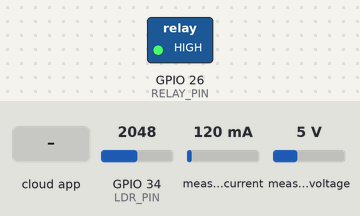
The sketch below on a simulated ESP32. On the bench: switched loads named in the sketch (green lamp = pin HIGH). The inputs (shaded band) are chosen by the test bench; at power-on: GPIO 34 (LDR_PIN) = 2048, measured current 120 mA, measured voltage 5 V. WiFi joins after 1.5 s; servers stay silent unless stated; the Firebase database answers and starts empty; what the sketch prints to the serial monitor is not drawn.

Above: at 3.3 s.
3.4 s: the phone or cloud app sets auto_mode to 1
At 7.2 s:
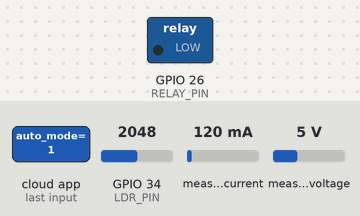
7.5 s: GPIO 34 (LDR_PIN) set to 0
At 8.8 s:
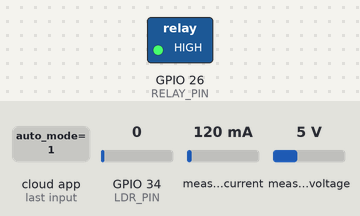
9.4 s: GPIO 34 (LDR_PIN) set to 491
At 11.3 s:
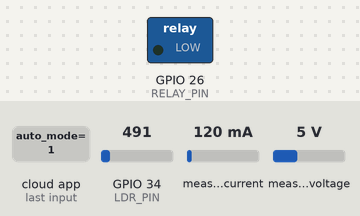
Timing chart, 0 to 12.8 s (numbered marks = the images above; inputs shaded):
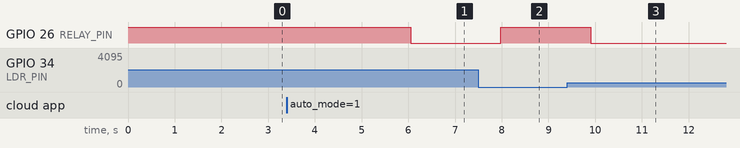

Measured:
- after the input at 3.4 s, GPIO 26 (RELAY_PIN): HIGH → LOW after 2.6 s
- after the input at 7.5 s, GPIO 26 (RELAY_PIN): LOW → HIGH after 0.48 s
- after the input at 9.4 s, GPIO 26 (RELAY_PIN): HIGH → LOW after 0.50 s

The sketch:

esp32_smart_lamp.ino
```cpp
#include <WiFi.h>
#include <FirebaseESP32.h>
#include <PZEM004Tv30.h>

// --- KONFIGURASI WIFI ---
#define WIFI_SSID "NAMA_WIFI"
#define WIFI_PASSWORD "PASSWORD_WIFI"

// --- KONFIGURASI FIREBASE ---
#define FIREBASE_HOST "https://smartpress-ea81d-default-rtdb.asia-southeast1.firebasedatabase.app/"
#define FIREBASE_AUTH "DATABASE_SECRET_ATAU_TOKEN"

// --- PIN HARDWARE ---
#define RELAY_PIN 26
#define LDR_PIN 34
#define PZEM_RX_PIN 16
#define PZEM_TX_PIN 17

// --- OBJEK ---
PZEM004Tv30 pzem(Serial2, PZEM_RX_PIN, PZEM_TX_PIN);
FirebaseData firebaseData;
FirebaseAuth auth;
FirebaseConfig config;

// --- VARIABEL GLOBAL ---
int ldrThreshold = 2500;
bool autoMode = false;
bool timerEnabled = false;
bool lampStatus = false;
String timerOn = "18:00";
String timerOff = "06:00";
unsigned long lastHeartbeat = 0;

void setup() {
  Serial.begin(115200);
  pinMode(RELAY_PIN, OUTPUT);
  digitalWrite(RELAY_PIN, HIGH); // Off (Active Low Relay)

  WiFi.begin(WIFI_SSID, WIFI_PASSWORD);
  while (WiFi.status() != WL_CONNECTED) {
    delay(500);
    Serial.print(".");
  }
  Serial.println("\nWiFi Connected!");

  config.host = FIREBASE_HOST;
  config.signer.tokens.legacy_token = FIREBASE_AUTH;
  Firebase.begin(&config, &auth);
  Firebase.reconnectWiFi(true);

  // Initial Sync
  syncSettings();
}

void loop() {
  if (Firebase.ready()) {
    // 1. Baca Sensor PZEM
    float voltage = pzem.voltage();
    float current = pzem.current();
    float power = pzem.power();
    float energy = pzem.energy();

    if (!isnan(voltage)) {
      Firebase.setDouble(firebaseData, "/sensor_voltage", voltage);
      Firebase.setDouble(firebaseData, "/sensor_current", current);
      Firebase.setDouble(firebaseData, "/sensor_power", power);
      Firebase.setDouble(firebaseData, "/sensor_energy", energy);
    }

    // 2. Baca Sensor LDR
    int ldrValue = analogRead(LDR_PIN);
    Firebase.setInt(firebaseData, "/sensor_lux", ldrValue);

    // 3. Heartbeat (Setiap 5 detik)
    if (millis() - lastHeartbeat > 5000) {
      Firebase.setTimestamp(firebaseData, "/is_connected_tick");
      Firebase.setBool(firebaseData, "/is_connected", true);
      lastHeartbeat = millis();
      syncSettings(); // Update settings dari Firebase
    }

    // 4. Logika Kontrol
    if (autoMode) {
      // Prioritas LDR (Gelap nyala, Terang mati)
      if (ldrValue > ldrThreshold) {
        setLamp(true);
      } else {
        setLamp(false);
      }
    } else {
      // Manual Mode: Ambil dari Firebase
      if (Firebase.getBool(firebaseData, "/lamp_status")) {
        setLamp(firebaseData.boolData());
      }
    }
  }
}

void setLamp(bool on) {
  lampStatus = on;
  digitalWrite(RELAY_PIN, on ? LOW : HIGH); // Active Low
  Firebase.setBool(firebaseData, "/lamp_status", on);
}

void syncSettings() {
  if (Firebase.getInt(firebaseData, "/ldr_threshold")) {
    ldrThreshold = firebaseData.intData();
  }
  if (Firebase.getBool(firebaseData, "/auto_mode")) {
    autoMode = firebaseData.boolData();
  }
  if (Firebase.getString(firebaseData, "/timer_on")) {
    timerOn = firebaseData.stringData();
  }
  if (Firebase.getBool(firebaseData, "/timer_enabled")) {
    timerEnabled = firebaseData.boolData();
  }
}
```
